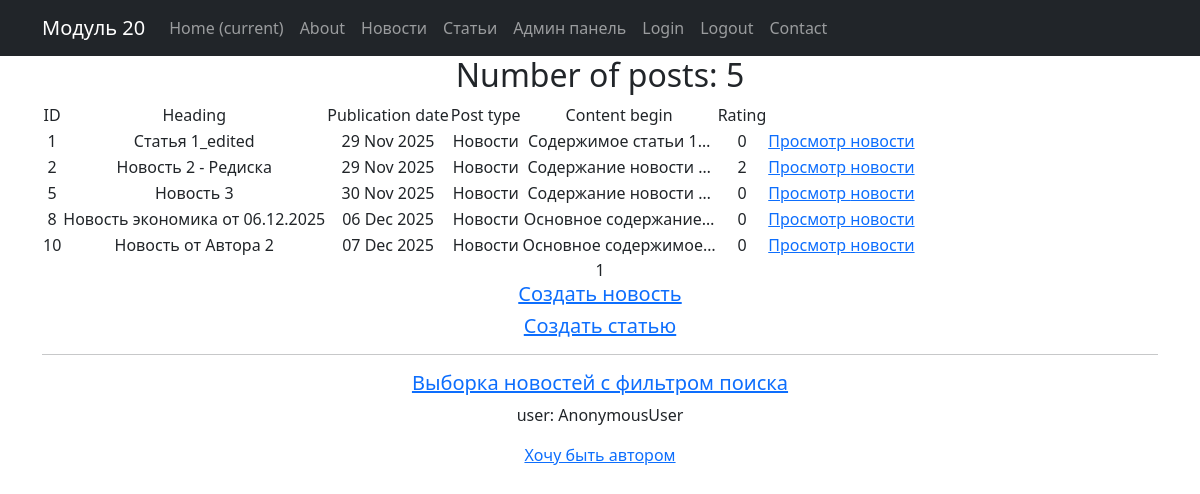
Page /news/ on the committed database.
### app_NewsPortal_module20/models.py (models this page shows, shortened)
class Post(models.Model):
    TYPE_POST = [
        ('N', "Новости"),
        ('A', "Статья"),
    ]
    type_post = models.CharField(max_length=1, choices=TYPE_POST, default='A')
    time_create = models.DateTimeField(auto_now_add=True)
    post_title = models.CharField(max_length=255)
    post_content = models.TextField()
    post_rating = models.IntegerField(default=0)
    author = models.ForeignKey(Author, on_delete=models.CASCADE)
    post_category = models.ManyToManyField(Category, through='PostCategory')

### app_NewsPortal_module20/views.py (the view)
class NewsListView(ListView):
    model = Post
    ordering = '-time_create'
    template_name = 'posts.html'
    context_object_name = 'posts'
    paginate_by = 10
    def get_queryset(self):
        return Post.objects.filter(type_post='N')

### templates/posts.html (shortened to what this page needs)
{% extends 'flatpages/default.html' %}
{% load custom_filters %}
{% load custom_tags %}
{% block content %}
<h2>Number of posts: {{posts|length}}</h2>
<table>
    <tr>
        <td>ID</td>
        <td>Heading</td>
        <td>Publication date</td>
        <td>Post type</td>
        <td>Content begin</td>
        <td>Rating</td>
    </tr>
    {% for post in posts %}
    <tr>
        <td>{{ post.pk  }}</td>
        <td>{{ post.post_title }}</td>
        <td>{{ post.time_create|date:'d M Y'}}</td>
        <td>{{ post.get_type_post_display }}</td>
        <td>{{ post.post_content|truncatechars:20|censor }}</td>
        <td>{{ post.post_rating }}</td>
        <td> <a href="/news/{{post.pk}}">
                 Просмотр {% if post.type_post == 'A' %}статьи{%else%}новости{% endif %}
             </a>
        </td>
    </tr>
    {% endfor %}
</table>
   {{ page_obj.number }}
    <h5>
        <a href="/news/create">Создать новость</a>
    </h5>
     <h5>
        <a href="/articles/create">Создать статью</a>
    </h5>
<hr>
<h5>
        <a href="/news/search">
            Выборка новостей с фильтром поиска
        </a>
</h5>
<p>
    user: {{ request.user }}
</p>
{% if not perms.app_NewsPortal_module20.add_post%}
    <p>
        <a href="/accounts/upgrade_to_author">Хочу быть автором</a>
    </p>
{% else %}
    <p>
        Пользователь с правами автора</a>
    </p>
{% endif %}
{% endblock content %}

### rows in the picture
Post: pk "1", post_title "Статья 1_edited", time_create "29 Nov 2025", type_post "Новости", post_content|censor "Содержимое статьи 1…", post_rating "0", shows "новости"
Post: pk "2", post_title "Новость 2 - Редиска", time_create "29 Nov 2025", type_post "Новости", post_content|censor "Содержание новости …", post_rating "2"
Post: pk "5", post_title "Новость 3", time_create "30 Nov 2025", type_post "Новости", post_content|censor "Содержание новости …", post_rating "0"
Post: pk "8", post_title "Новость экономика от 06.12.2025", time_create "06 Dec 2025", type_post "Новости", post_content|censor "Основное содержание…", post_rating "0", shows "новости"
Post: pk "10", post_title "Новость от Автора 2", time_create "07 Dec 2025", type_post "Новости", post_content|censor "Основное содержимое…", post_rating "0", shows "новости"

### other values in the picture
{{ posts|length }} "5"
{{ page_obj.number }} "1"
{{ request.user }} "AnonymousUser"
